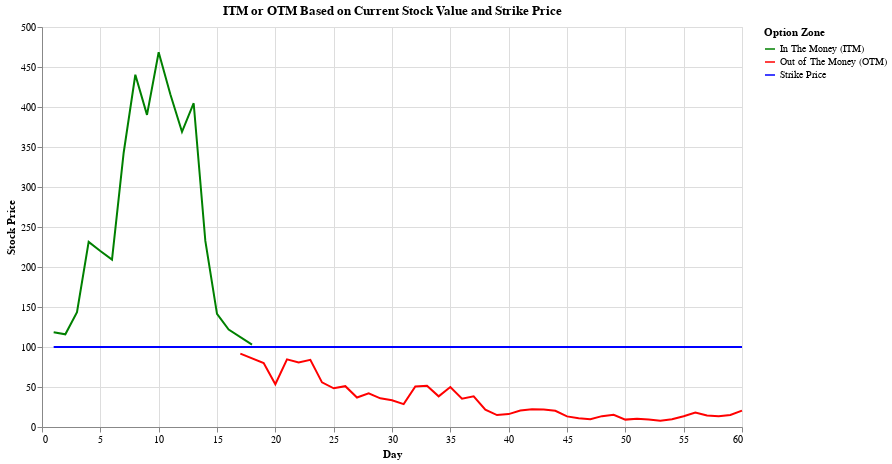

Write notebook code for a chart like this one.
### Markdown cell above
# Strike price (K): 

The strike price is the predetermined price at which an option holder can buy(call option) or sell (put option) the underlying asset before the expiration date. The strike price determines if an option is In The Money (ITM), At The Money(ATM), or Out of The Money (OTM)

- ITM is when the option is profitable to exercise. For call options, this is when the stock price is above the strike price. The buyer can buy the stock for a value less than what it is currently trading at and instantly sell it for a profit. For put options, this is when the stock value is below the strike price. The buyer can buy the stock for a value less than the current trading price and instantly sell them at the option price for a profit.

- ATM is when the stock price is equal to the strike price. Exercising the option results in no profit or loss , besides the premium paid for the option.

- OTM is when expercising the option would result in a loss. The option therefor has no value and is worthless.

TODO: Make it so the user can drag the data points of the stock price and the color of the line dynamically changes

TODO: Unsure if we need an explanation of this explicitly since it's already explained in the intro. Maybe just have it as an adjustable field in the final tool

### Code cell
np.random.seed(42)
num_days = 60
initial_price = 100
strike_price = 100  
volatility = 0.3  
drift = 0.02  
dt = 1  

# Generate stock prices using Geometric Brownian Motion (GBM)
random_shocks = np.random.normal(drift * dt, volatility * np.sqrt(dt), num_days)
prices = initial_price * np.exp(np.cumsum(random_shocks))

# Label each day as ITM or OTM
def get_option_zone(price, strike):
    return "In The Money (ITM)" if price > strike else "Out of The Money (OTM)"

zones = [get_option_zone(p, strike_price) for p in prices]

# Create DataFrame for stock price
df_price = pd.DataFrame({
    "Day": np.arange(1, num_days + 1),
    "Stock Price": prices,
    "Zone": zones
})

# Create DataFrame for strike price for legend
df_strike = pd.DataFrame({
    "Day": np.arange(1, num_days + 1),
    "Stock Price": [strike_price] * num_days,
    "Zone": ["Strike Price"] * num_days  
})

# Combine both datasets
df_combined = pd.concat([df_price, df_strike])

# Color mapping for ITM, OTM, and Strike Price
color_scale = alt.Scale(domain=["In The Money (ITM)", "Out of The Money (OTM)", "Strike Price"], range=["green", "red", "blue"])

# Create stock price line chart with color regions
stock_chart = alt.Chart(df_combined).mark_line().encode(
    x=alt.X("Day:Q", title="Day"),
    y=alt.Y("Stock Price:Q", title="Stock Price"),
    color=alt.Color("Zone:N", scale=color_scale, legend=alt.Legend(title="Option Zone"))
).properties(
    width=700,
    height=400,
    title=" ITM or OTM Based on Current Stock Value and Strike Price"
)

# Display the chart
stock_chart.display()

### Figure 1 — Vega-Lite specification as saved in the notebook (floating-point values rounded to 4 significant figures)
{"config": {"view": {"continuousWidth": 300, "continuousHeight": 300}}, "data": {"name": "data-4a47c013dfd9bfce85b288bbcfecbc4b"}, "mark": {"type": "line"}, "encoding": {"color": {"field": "Zone", "legend": {"title": "Option Zone"}, "scale": {"domain": ["In The Money (ITM)", "Out of The Money (OTM)", "Strike Price"], "range": ["green", "red", "blue"]}, "type": "nominal"}, "x": {"field": "Day", "title": "Day", "type": "quantitative"}, "y": {"field": "Stock Price", "title": "Stock Price", "type": "quantitative"}}, "height": 400, "title": " ITM or OTM Based on Current Stock Value and Strike Price", "width": 700, "$schema": "https://vega.github.io/schema/vega-lite/v5.20.1.json", "datasets": {"data-4a47c013dfd9bfce85b288bbcfecbc4b": [{"Day": 1, "Stock Price": 118.4, "Zone": "In The Money (ITM)"}, {"Day": 2, "Stock Price": 115.9, "Zone": "In The Money (ITM)"}, {"Day": 3, "Stock Price": 143.6, "Zone": "In The Money (ITM)"}, {"Day": 4, "Stock Price": 231.3, "Zone": "In The Money (ITM)"}, {"Day": 5, "Stock Price": 220.0, "Zone": "In The Money (ITM)"}, {"Day": 6, "Stock Price": 209.2, "Zone": "In The Money (ITM)"}, {"Day": 7, "Stock Price": 342.8, "Zone": "In The Money (ITM)"}, {"Day": 8, "Stock Price": 440.3, "Zone": "In The Money (ITM)"}, {"Day": 9, "Stock Price": 390.2, "Zone": "In The Money (ITM)"}, {"Day": 10, "Stock Price": 468.4, "Zone": "In The Money (ITM)"}, {"Day": 11, "Stock Price": 415.9, "Zone": "In The Money (ITM)"}, {"Day": 12, "Stock Price": 368.9, "Zone": "In The Money (ITM)"}, {"Day": 13, "Stock Price": 404.7, "Zone": "In The Money (ITM)"}, {"Day": 14, "Stock Price": 232.6, "Zone": "In The Money (ITM)"}, {"Day": 15, "Stock Price": 141.4, "Zone": "In The Money (ITM)"}, {"Day": 16, "Stock Price": 121.9, "Zone": "In The Money (ITM)"}, {"Day": 17, "Stock Price": 91.76, "Zone": "Out of The Money (OTM)"}, {"Day": 18, "Stock Price": 102.9, "Zone": "In The Money (ITM)"}, {"Day": 19, "Stock Price": 79.92, "Zone": "Out of The Money (OTM)"}, {"Day": 20, "Stock Price": 53.38, "Zone": "Out of The Money (OTM)"}, {"Day": 21, "Stock Price": 84.53, "Zone": "Out of The Money (OTM)"}, {"Day": 22, "Stock Price": 80.59, "Zone": "Out of The Money (OTM)"}, {"Day": 23, "Stock Price": 83.9, "Zone": "Out of The Money (OTM)"}, {"Day": 24, "Stock Price": 55.82, "Zone": "Out of The Money (OTM)"}, {"Day": 25, "Stock Price": 48.37, "Zone": "Out of The Money (OTM)"}, {"Day": 26, "Stock Price": 51.02, "Zone": "Out of The Money (OTM)"}, {"Day": 27, "Stock Price": 36.85, "Zone": "Out of The Money (OTM)"}, {"Day": 28, "Stock Price": 42.08, "Zone": "Out of The Money (OTM)"}, {"Day": 29, "Stock Price": 35.85, "Zone": "Out of The Money (OTM)"}, {"Day": 30, "Stock Price": 33.51, "Zone": "Out of The Money (OTM)"}, {"Day": 31, "Stock Price": 28.54, "Zone": "Out of The Money (OTM)"}, {"Day": 32, "Stock Price": 50.76, "Zone": "Out of The Money (OTM)"}, {"Day": 33, "Stock Price": 51.57, "Zone": "Out of The Money (OTM)"}, {"Day": 34, "Stock Price": 38.31, "Zone": "Out of The Money (OTM)"}, {"Day": 35, "Stock Price": 50.02, "Zone": "Out of The Money (OTM)"}, {"Day": 36, "Stock Price": 35.38, "Zone": "Out of The Money (OTM)"}, {"Day": 37, "Stock Price": 38.43, "Zone": "Out of The Money (OTM)"}, {"Day": 38, "Stock Price": 21.78, "Zone": "Out of The Money (OTM)"}, {"Day": 39, "Stock Price": 14.92, "Zone": "Out of The Money (OTM)"}, {"Day": 40, "Stock Price": 16.14, "Zone": "Out of The Money (OTM)"}, {"Day": 41, "Stock Price": 20.55, "Zone": "Out of The Money (OTM)"}, {"Day": 42, "Stock Price": 22.08, "Zone": "Out of The Money (OTM)"}, {"Day": 43, "Stock Price": 21.75, "Zone": "Out of The Money (OTM)"}, {"Day": 44, "Stock Price": 20.28, "Zone": "Out of The Money (OTM)"}, {"Day": 45, "Stock Price": 13.28, "Zone": "Out of The Money (OTM)"}, {"Day": 46, "Stock Price": 10.91, "Zone": "Out of The Money (OTM)"}, {"Day": 47, "Stock Price": 9.696, "Zone": "Out of The Money (OTM)"}, {"Day": 48, "Stock Price": 13.58, "Zone": "Out of The Money (OTM)"}, {"Day": 49, "Stock Price": 15.36, "Zone": "Out of The Money (OTM)"}, {"Day": 50, "Stock Price": 9.236, "Zone": "Out of The Money (OTM)"}, {"Day": 51, "Stock Price": 10.38, "Zone": "Out of The Money (OTM)"}, {"Day": 52, "Stock Price": 9.438, "Zone": "Out of The Money (OTM)"}, {"Day": 53, "Stock Price": 7.859, "Zone": "Out of The Money (OTM)"}, {"Day": 54, "Stock Price": 9.633, "Zone": "Out of The Money (OTM)"}, {"Day": 55, "Stock Price": 13.39, "Zone": "Out of The Money (OTM)"}, {"Day": 56, "Stock Price": 18.06, "Zone": "Out of The Money (OTM)"}, {"Day": 57, "Stock Price": 14.33, "Zone": "Out of The Money (OTM)"}, {"Day": 58, "Stock Price": 13.32, "Zone": "Out of The Money (OTM)"}, {"Day": 59, "Stock Price": 15.01, "Zone": "Out of The Money (OTM)"}, {"Day": 60, "Stock Price": 20.52, "Zone": "Out of The Money (OTM)"}, {"Day": 1, "Stock Price": 100.0, "Zone": "Strike Price"}, {"Day": 2, "Stock Price": 100.0, "Zone": "Strike Price"}, {"Day": 3, "Stock Price": 100.0, "Zone": "Strike Price"}, {"Day": 4, "Stock Price": 100.0, "Zone": "Strike Price"}, {"Day": 5, "Stock Price": 100.0, "Zone": "Strike Price"}, {"Day": 6, "Stock Price": 100.0, "Zone": "Strike Price"}, {"Day": 7, "Stock Price": 100.0, "Zone": "Strike Price"}, {"Day": 8, "Stock Price": 100.0, "Zone": "Strike Price"}, {"Day": 9, "Stock Price": 100.0, "Zone": "Strike Price"}, {"Day": 10, "Stock Price": 100.0, "Zone": "Strike Price"}, {"Day": 11, "Stock Price": 100.0, "Zone": "Strike Price"}, {"Day": 12, "Stock Price": 100.0, "Zone": "Strike Price"}, {"Day": 13, "Stock Price": 100.0, "Zone": "Strike Price"}, {"Day": 14, "Stock Price": 100.0, "Zone": "Strike Price"}, {"Day": 15, "Stock Price": 100.0, "Zone": "Strike Price"}, {"Day": 16, "Stock Price": 100.0, "Zone": "Strike Price"}, {"Day": 17, "Stock Price": 100.0, "Zone": "Strike Price"}, {"Day": 18, "Stock Price": 100.0, "Zone": "Strike Price"}, {"Day": 19, "Stock Price": 100.0, "Zone": "Strike Price"}, {"Day": 20, "Stock Price": 100.0, "Zone": "Strike Price"}, {"Day": 21, "Stock Price": 100.0, "Zone": "Strike Price"}, {"Day": 22, "Stock Price": 100.0, "Zone": "Strike Price"}, {"Day": 23, "Stock Price": 100.0, "Zone": "Strike Price"}, {"Day": 24, "Stock Price": 100.0, "Zone": "Strike Price"}, {"Day": 25, "Stock Price": 100.0, "Zone": "Strike Price"}, {"Day": 26, "Stock Price": 100.0, "Zone": "Strike Price"}, {"Day": 27, "Stock Price": 100.0, "Zone": "Strike Price"}, {"Day": 28, "Stock Price": 100.0, "Zone": "Strike Price"}, {"Day": 29, "Stock Price": 100.0, "Zone": "Strike Price"}, {"Day": 30, "Stock Price": 100.0, "Zone": "Strike Price"}, {"Day": 31, "Stock Price": 100.0, "Zone": "Strike Price"}, {"Day": 32, "Stock Price": 100.0, "Zone": "Strike Price"}, {"Day": 33, "Stock Price": 100.0, "Zone": "Strike Price"}, {"Day": 34, "Stock Price": 100.0, "Zone": "Strike Price"}, {"Day": 35, "Stock Price": 100.0, "Zone": "Strike Price"}, {"Day": 36, "Stock Price": 100.0, "Zone": "Strike Price"}, {"Day": 37, "Stock Price": 100.0, "Zone": "Strike Price"}, {"Day": 38, "Stock Price": 100.0, "Zone": "Strike Price"}, {"Day": 39, "Stock Price": 100.0, "Zone": "Strike Price"}, {"Day": 40, "Stock Price": 100.0, "Zone": "Strike Price"}, {"Day": 41, "Stock Price": 100.0, "Zone": "Strike Price"}, {"Day": 42, "Stock Price": 100.0, "Zone": "Strike Price"}, {"Day": 43, "Stock Price": 100.0, "Zone": "Strike Price"}, {"Day": 44, "Stock Price": 100.0, "Zone": "Strike Price"}, {"Day": 45, "Stock Price": 100.0, "Zone": "Strike Price"}, {"Day": 46, "Stock Price": 100.0, "Zone": "Strike Price"}, {"Day": 47, "Stock Price": 100.0, "Zone": "Strike Price"}, {"Day": 48, "Stock Price": 100.0, "Zone": "Strike Price"}, {"Day": 49, "Stock Price": 100.0, "Zone": "Strike Price"}, {"Day": 50, "Stock Price": 100.0, "Zone": "Strike Price"}, {"Day": 51, "Stock Price": 100.0, "Zone": "Strike Price"}, {"Day": 52, "Stock Price": 100.0, "Zone": "Strike Price"}, {"Day": 53, "Stock Price": 100.0, "Zone": "Strike Price"}, {"Day": 54, "Stock Price": 100.0, "Zone": "Strike Price"}, {"Day": 55, "Stock Price": 100.0, "Zone": "Strike Price"}, {"Day": 56, "Stock Price": 100.0, "Zone": "Strike Price"}, {"Day": 57, "Stock Price": 100.0, "Zone": "Strike Price"}, {"Day": 58, "Stock Price": 100.0, "Zone": "Strike Price"}, {"Day": 59, "Stock Price": 100.0, "Zone": "Strike Price"}, {"Day": 60, "Stock Price": 100.0, "Zone": "Strike Price"}]}}
